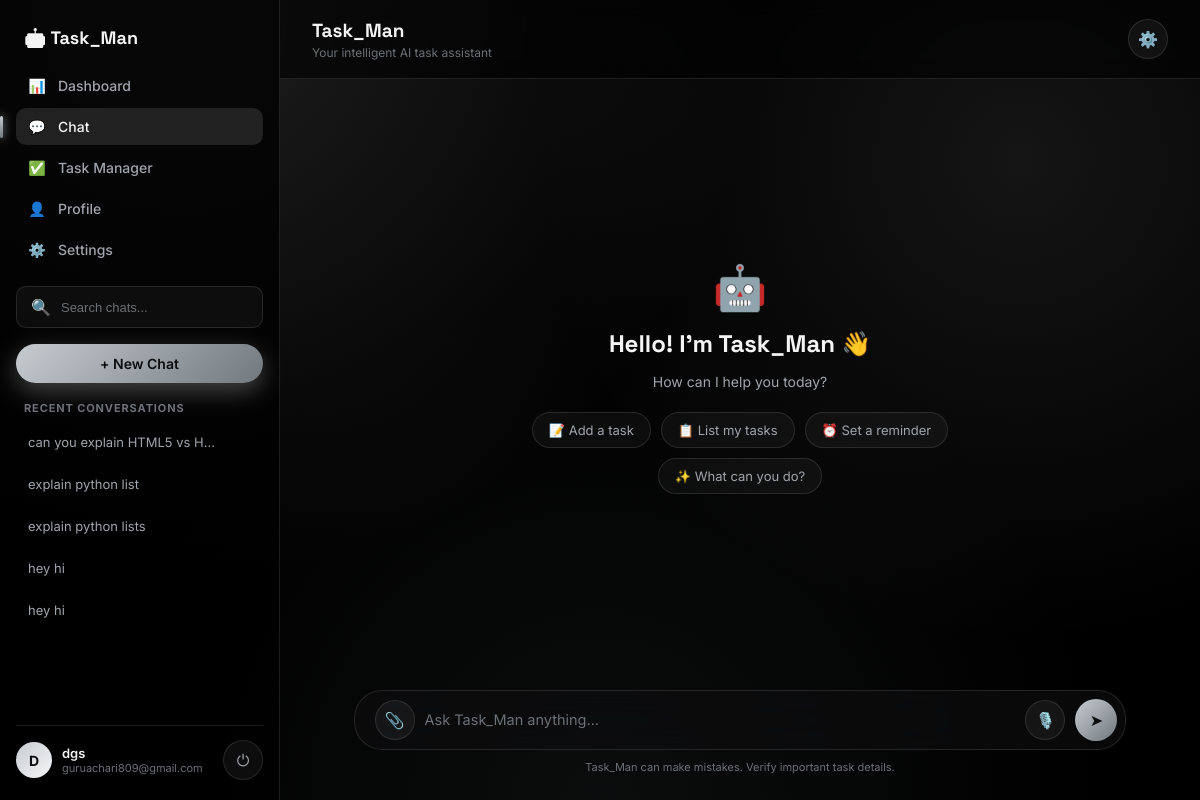
The page /chat (signed in) on the database its author committed.
### app.py (models this page shows, shortened)
class Chat(db.Model):
    id = db.Column(db.Integer, primary_key=True)
    user_id = db.Column(db.Integer, db.ForeignKey("user.id"), nullable=False)
    title = db.Column(db.String(160), default="New Chat")
    created_at = db.Column(db.DateTime, default=datetime.utcnow)
    messages = db.relationship("Message", backref="chat", cascade="all, delete-orphan",
                                order_by="Message.created_at")

class User(UserMixin, db.Model):
    id = db.Column(db.Integer, primary_key=True)
    name = db.Column(db.String(120), nullable=False)
    email = db.Column(db.String(160), unique=True, nullable=False)
    password_hash = db.Column(db.String(255), nullable=False)
    avatar_seed = db.Column(db.String(40), default="task")
    created_at = db.Column(db.DateTime, default=datetime.utcnow)
    chats = db.relationship("Chat", backref="user", cascade="all, delete-orphan")
    tasks = db.relationship("Task", backref="user", cascade="all, delete-orphan")

### app.py (the view)
@app.route("/chat")
@app.route("/chat/<int:chat_id>")
@login_required
def chat_view(chat_id=None):
    chats = Chat.query.filter_by(user_id=current_user.id).order_by(Chat.created_at.desc()).all()
    active_chat = None
    if chat_id:
        active_chat = Chat.query.filter_by(id=chat_id, user_id=current_user.id).first()
    return render_template("chat.html", chats=chats, active_chat=active_chat)

### app.py (called while the page is built)
@login_manager.user_loader
def load_user(user_id):
    return User.query.get(int(user_id))

### templates/chat.html (shortened to what this page needs)
{% extends "base.html" %}
{% block content %}
<div class="app-shell">
  {% set active = 'chat' %}
  {% include "_sidebar.html" %}
  <main class="main-area">
    <div class="topbar">
      <div>
        <h2 style="display:inline">{{ active_chat.title if active_chat else "Task_Man" }}</h2>
        <div class="sub">{{ "Conversation" if active_chat else "Your intelligent AI task assistant" }}</div>
      </div>
      <div class="topbar-actions">
        <button class="btn-icon" title="Settings" onclick="window.location='{{ url_for('settings') }}'">⚙️</button>
      </div>
    </div>
    <div class="chat-area">
      <div class="chat-scroll" id="chatScroll">
        {% if not active_chat or not active_chat.messages %}
        <div class="welcome-block" id="welcomeBlock">
          <div class="ic">🤖</div>
          <h2>Hello! I'm Task_Man 👋</h2>
          <p>How can I help you today?</p>
          <div class="suggestion-chips">
            <button class="chip" onclick="sendSuggestion('Add task: Prepare weekly report')">📝 Add a task</button>
            <button class="chip" onclick="sendSuggestion('List my tasks')">📋 List my tasks</button>
            <button class="chip" onclick="sendSuggestion('Remind me to drink water every hour')">⏰ Set a reminder</button>
            <button class="chip" onclick="sendSuggestion('What can you help me with?')">✨ What can you do?</button>
          </div>
        </div>
        {% endif %}
      </div>
      <div class="chat-input-wrap">
        <div class="chat-input-bar glass">
          <button class="btn-icon" title="Attach file">📎</button>
          <textarea id="chatInput" rows="1" placeholder="Ask Task_Man anything..." onkeydown="handleInputKey(event)"></textarea>
          <button class="btn-icon" id="micBtn" title="Voice input" onclick="toggleVoice()">🎙️</button>
          <button class="send-btn" id="sendBtn" onclick="sendMessage()">➤</button>
        </div>
        <div class="chat-hint">Task_Man can make mistakes. Verify important task details.</div>
      </div>
    </div>
  </main>
</div>
{% endblock %}

### templates/_sidebar.html (shortened to what this page needs)
<aside class="sidebar">
  <div class="brand">🤖 Task_Man</div>
  <nav class="sidebar-nav">
    <a href="{{ url_for('dashboard') }}" class="{{ 'active' if active=='dashboard' else '' }}"><span class="ic">📊</span> Dashboard</a>
    <a href="{{ url_for('chat_view') }}" class="{{ 'active' if active=='chat' else '' }}"><span class="ic">💬</span> Chat</a>
    <a href="{{ url_for('tasks_view') }}" class="{{ 'active' if active=='tasks' else '' }}"><span class="ic">✅</span> Task Manager</a>
    <a href="{{ url_for('profile') }}" class="{{ 'active' if active=='profile' else '' }}"><span class="ic">👤</span> Profile</a>
    <a href="{{ url_for('settings') }}" class="{{ 'active' if active=='settings' else '' }}"><span class="ic">⚙️</span> Settings</a>
  </nav>
  {% if active == 'chat' %}
  <div class="sidebar-search">
    <span>🔍</span>
    <input type="text" id="chatSearchInput" placeholder="Search chats...">
  </div>
  <button class="btn btn-primary sidebar-newchat" onclick="createNewChat()">+ New Chat</button>
  <div class="sidebar-section-label">Recent Conversations</div>
  <div class="chat-list" id="chatList">
    {% for c in chats %}
    <a href="{{ url_for('chat_view', chat_id=c.id) }}" class="chat-item {{ 'active' if active_chat and active_chat.id==c.id else '' }}" data-title="{{ c.title|lower }}">
      <span class="label">{{ c.title }}</span>
    </a>
    {% else %}
    <div class="empty-note">No conversations yet</div>
    {% endfor %}
  </div>
  {% endif %}
  <div class="sidebar-footer">
    <div class="avatar">{{ current_user.avatar_seed }}</div>
    <div class="info">
      <div class="name">{{ current_user.name }}</div>
      <div class="role">{{ current_user.email }}</div>
    </div>
    <a href="{{ url_for('logout') }}" class="btn-icon" title="Log out">⏻</a>
  </div>
</aside>

### rows shown on the page
Chat: title "can you explain HTML5 vs H…"
Chat: title "explain python list"
Chat: title "explain python lists"
Chat: title "hey hi"
Chat: title "hey hi"
User: avatar_seed "D", name "dgs", email "guruachari809@gmail.com"

### other values the page prints
{{ active_chat.title if active_chat else "Task_Man" }} "Task_Man"
